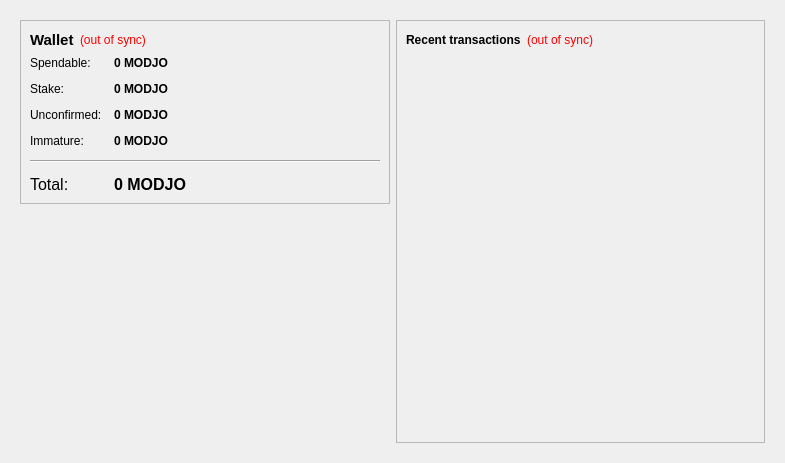
<?xml version="1.0" encoding="UTF-8"?>
<ui version="4.0">
 <class>OverviewPage</class>
 <widget class="QWidget" name="OverviewPage">
  <property name="geometry">
   <rect>
    <x>0</x>
    <y>0</y>
    <width>785</width>
    <height>463</height>
   </rect>
  </property>
  <property name="windowTitle">
   <string>Form</string>
  </property>
  <layout class="QHBoxLayout" name="horizontalLayout" stretch="0">
   <item>
    <widget class="QFrame" name="frameMain">
     <property name="frameShape">
      <enum>QFrame::NoFrame</enum>
     </property>
     <layout class="QHBoxLayout" name="horizontalLayout_3">
      <item>
       <layout class="QVBoxLayout" name="verticalLayout_2">
        <item>
         <widget class="QFrame" name="frame">
          <property name="frameShape">
           <enum>QFrame::StyledPanel</enum>
          </property>
          <property name="frameShadow">
           <enum>QFrame::Plain</enum>
          </property>
          <layout class="QVBoxLayout" name="verticalLayout_4">
           <item>
            <layout class="QHBoxLayout" name="horizontalLayout_4">
             <item>
              <widget class="QLabel" name="label_5">
               <property name="font">
                <font>
                 <pointsize>11</pointsize>
                 <weight>75</weight>
                 <bold>true</bold>
                </font>
               </property>
               <property name="text">
                <string>Wallet</string>
               </property>
              </widget>
             </item>
             <item>
              <widget class="QLabel" name="labelWalletStatus">
               <property name="toolTip">
                <string>The displayed information may be out of date. Your wallet automatically synchronizes with the modjo network after a connection is established, but this process has not completed yet.</string>
               </property>
               <property name="styleSheet">
                <string notr="true">QLabel { color: red; }</string>
               </property>
               <property name="text">
                <string notr="true">(out of sync)</string>
               </property>
               <property name="alignment">
                <set>Qt::AlignLeading|Qt::AlignLeft|Qt::AlignVCenter</set>
               </property>
              </widget>
             </item>
             <item>
              <spacer name="horizontalSpacer_2">
               <property name="orientation">
                <enum>Qt::Horizontal</enum>
               </property>
               <property name="sizeHint" stdset="0">
                <size>
                 <width>40</width>
                 <height>20</height>
                </size>
               </property>
              </spacer>
             </item>
            </layout>
           </item>
           <item>
            <layout class="QFormLayout" name="formLayout_2">
             <property name="fieldGrowthPolicy">
              <enum>QFormLayout::AllNonFixedFieldsGrow</enum>
             </property>
             <property name="horizontalSpacing">
              <number>12</number>
             </property>
             <property name="verticalSpacing">
              <number>12</number>
             </property>
             <item row="0" column="0">
              <widget class="QLabel" name="label">
               <property name="text">
                <string>Spendable:</string>
               </property>
              </widget>
             </item>
             <item row="0" column="1">
              <widget class="QLabel" name="labelBalance">
               <property name="font">
                <font>
                 <weight>75</weight>
                 <bold>true</bold>
                </font>
               </property>
               <property name="cursor">
                <cursorShape>IBeamCursor</cursorShape>
               </property>
               <property name="toolTip">
                <string>Your current spendable balance</string>
               </property>
               <property name="text">
                <string notr="true">0 MODJO</string>
               </property>
               <property name="textInteractionFlags">
                <set>Qt::LinksAccessibleByMouse|Qt::TextSelectableByKeyboard|Qt::TextSelectableByMouse</set>
               </property>
              </widget>
             </item>
             <item row="1" column="0">
              <widget class="QLabel" name="label_6">
               <property name="text">
                <string>Stake:</string>
               </property>
              </widget>
             </item>
             <item row="1" column="1">
              <widget class="QLabel" name="labelStake">
               <property name="font">
                <font>
                 <weight>75</weight>
                 <bold>true</bold>
                </font>
               </property>
               <property name="cursor">
                <cursorShape>IBeamCursor</cursorShape>
               </property>
               <property name="toolTip">
                <string>Total of coins that was staked, and do not yet count toward the current balance</string>
               </property>
               <property name="text">
                <string notr="true">0 MODJO</string>
               </property>
               <property name="textInteractionFlags">
                <set>Qt::LinksAccessibleByMouse|Qt::TextSelectableByKeyboard|Qt::TextSelectableByMouse</set>
               </property>
              </widget>
             </item>
             <item row="2" column="0">
              <widget class="QLabel" name="label_3">
               <property name="text">
                <string>Unconfirmed:</string>
               </property>
              </widget>
             </item>
             <item row="2" column="1">
              <widget class="QLabel" name="labelUnconfirmed">
               <property name="font">
                <font>
                 <weight>75</weight>
                 <bold>true</bold>
                </font>
               </property>
               <property name="cursor">
                <cursorShape>IBeamCursor</cursorShape>
               </property>
               <property name="toolTip">
                <string>Total of transactions that have yet to be confirmed, and do not yet count toward the current balance</string>
               </property>
               <property name="text">
                <string notr="true">0 MODJO</string>
               </property>
               <property name="textInteractionFlags">
                <set>Qt::LinksAccessibleByMouse|Qt::TextSelectableByKeyboard|Qt::TextSelectableByMouse</set>
               </property>
              </widget>
             </item>
             <item row="3" column="0">
              <widget class="QLabel" name="labelImmatureText">
               <property name="text">
                <string>Immature:</string>
               </property>
              </widget>
             </item>
             <item row="3" column="1">
              <widget class="QLabel" name="labelImmature">
               <property name="font">
                <font>
                 <weight>75</weight>
                 <bold>true</bold>
                </font>
               </property>
               <property name="toolTip">
                <string>Mined balance that has not yet matured</string>
               </property>
               <property name="text">
                <string notr="true">0 MODJO</string>
               </property>
               <property name="textInteractionFlags">
                <set>Qt::LinksAccessibleByMouse|Qt::TextSelectableByKeyboard|Qt::TextSelectableByMouse</set>
               </property>
              </widget>
             </item>
             <item row="4" column="0" colspan="2">
              <widget class="Line" name="line">
               <property name="orientation">
                <enum>Qt::Horizontal</enum>
               </property>
              </widget>
             </item>
             <item row="5" column="0">
              <widget class="QLabel" name="labelTotalText">
               <property name="font">
                <font>
                 <pointsize>12</pointsize>
                </font>
               </property>
               <property name="text">
                <string>Total:</string>
               </property>
              </widget>
             </item>
             <item row="5" column="1">
              <widget class="QLabel" name="labelTotal">
               <property name="font">
                <font>
                 <pointsize>12</pointsize>
                 <weight>75</weight>
                 <bold>true</bold>
                </font>
               </property>
               <property name="cursor">
                <cursorShape>IBeamCursor</cursorShape>
               </property>
               <property name="toolTip">
                <string>Your current total balance</string>
               </property>
               <property name="text">
                <string notr="true">0 MODJO</string>
               </property>
               <property name="textInteractionFlags">
                <set>Qt::LinksAccessibleByMouse|Qt::TextSelectableByKeyboard|Qt::TextSelectableByMouse</set>
               </property>
              </widget>
             </item>
            </layout>
           </item>
          </layout>
         </widget>
        </item>
        <item>
         <spacer name="verticalSpacer">
          <property name="orientation">
           <enum>Qt::Vertical</enum>
          </property>
          <property name="sizeHint" stdset="0">
           <size>
            <width>20</width>
            <height>40</height>
           </size>
          </property>
         </spacer>
        </item>
        <item>
         <widget class="QLabel" name="label_7">
          <property name="text">
           <string/>
          </property>
          <property name="pixmap">
           <pixmap resource="../modjo.qrc">:/icons/modjo</pixmap>
          </property>
         </widget>
        </item>
        <item>
         <widget class="QLabel" name="label_2">
          <property name="text">
           <string/>
          </property>
          <property name="pixmap">
           <pixmap>:/images/wallet</pixmap>
          </property>
         </widget>
        </item>
       </layout>
      </item>
      <item>
       <layout class="QVBoxLayout" name="verticalLayout_3">
        <item>
         <widget class="QFrame" name="frame_2">
          <property name="frameShape">
           <enum>QFrame::StyledPanel</enum>
          </property>
          <property name="frameShadow">
           <enum>QFrame::Plain</enum>
          </property>
          <layout class="QVBoxLayout" name="verticalLayout">
           <item>
            <layout class="QHBoxLayout" name="horizontalLayout_2">
             <item>
              <widget class="QLabel" name="label_4">
               <property name="text">
                <string>&lt;b&gt;Recent transactions&lt;/b&gt;</string>
               </property>
              </widget>
             </item>
             <item>
              <widget class="QLabel" name="labelTransactionsStatus">
               <property name="toolTip">
                <string>The displayed information may be out of date. Your wallet automatically synchronizes with the modjo network after a connection is established, but this process has not completed yet.</string>
               </property>
               <property name="styleSheet">
                <string notr="true">QLabel { color: red; }</string>
               </property>
               <property name="text">
                <string notr="true">(out of sync)</string>
               </property>
               <property name="alignment">
                <set>Qt::AlignRight|Qt::AlignTrailing|Qt::AlignVCenter</set>
               </property>
              </widget>
             </item>
             <item>
              <spacer name="horizontalSpacer">
               <property name="orientation">
                <enum>Qt::Horizontal</enum>
               </property>
               <property name="sizeHint" stdset="0">
                <size>
                 <width>40</width>
                 <height>20</height>
                </size>
               </property>
              </spacer>
             </item>
            </layout>
           </item>
           <item>
            <widget class="QListView" name="listTransactions">
             <property name="styleSheet">
              <string notr="true">QListView { background: transparent; }</string>
             </property>
             <property name="frameShape">
              <enum>QFrame::NoFrame</enum>
             </property>
             <property name="verticalScrollBarPolicy">
              <enum>Qt::ScrollBarAlwaysOff</enum>
             </property>
             <property name="horizontalScrollBarPolicy">
              <enum>Qt::ScrollBarAlwaysOff</enum>
             </property>
             <property name="selectionMode">
              <enum>QAbstractItemView::NoSelection</enum>
             </property>
            </widget>
           </item>
          </layout>
         </widget>
        </item>
       </layout>
      </item>
     </layout>
    </widget>
   </item>
  </layout>
 </widget>
 <resources>
  <include location="../modjo.qrc"/>
 </resources>
 <connections/>
</ui>
